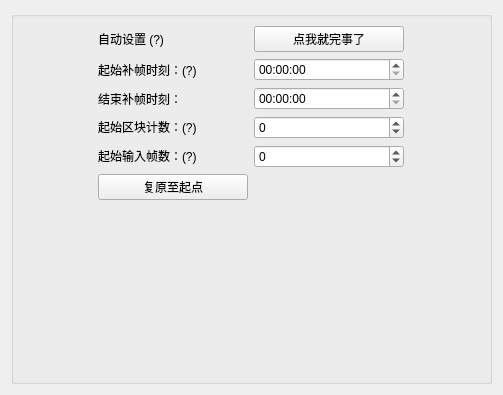
                     <widget class="QWidget" name="ResumeSettings">
                      <property name="geometry">
                       <rect>
                        <x>0</x>
                        <y>0</y>
                        <width>503</width>
                        <height>395</height>
                       </rect>
                      </property>
                      <attribute name="label">
                       <string>工作状态恢复</string>
                      </attribute>
                      <layout class="QGridLayout" name="gridLayout_13">
                       <item row="0" column="0">
                        <widget class="QGroupBox" name="groupBox_2">
                         <property name="title">
                          <string/>
                         </property>
                         <layout class="QGridLayout" name="gridLayout_15">
                          <item row="2" column="0">
                           <spacer name="verticalSpacer_7">
                            <property name="orientation">
                             <enum>Qt::Vertical</enum>
                            </property>
                            <property name="sizeHint" stdset="0">
                             <size>
                              <width>20</width>
                              <height>40</height>
                             </size>
                            </property>
                           </spacer>
                          </item>
                          <item row="0" column="0">
                           <layout class="QGridLayout" name="gridLayout_2">
                            <item row="3" column="2">
                             <widget class="QTimeEdit" name="EndPoint">
                              <property name="sizePolicy">
                               <sizepolicy hsizetype="Preferred" vsizetype="Fixed">
                                <horstretch>0</horstretch>
                                <verstretch>0</verstretch>
                               </sizepolicy>
                              </property>
                              <property name="minimumSize">
                               <size>
                                <width>100</width>
                                <height>0</height>
                               </size>
                              </property>
                              <property name="maximumSize">
                               <size>
                                <width>150</width>
                                <height>16777215</height>
                               </size>
                              </property>
                              <property name="currentSection">
                               <enum>QDateTimeEdit::HourSection</enum>
                              </property>
                              <property name="displayFormat">
                               <string>HH:mm:ss</string>
                              </property>
                             </widget>
                            </item>
                            <item row="5" column="0">
                             <widget class="QLabel" name="label_22">
                              <property name="sizePolicy">
                               <sizepolicy hsizetype="Preferred" vsizetype="Maximum">
                                <horstretch>0</horstretch>
                                <verstretch>0</verstretch>
                               </sizepolicy>
                              </property>
                              <property name="minimumSize">
                               <size>
                                <width>100</width>
                                <height>0</height>
                               </size>
                              </property>
                              <property name="maximumSize">
                               <size>
                                <width>150</width>
                                <height>16777215</height>
                               </size>
                              </property>
                              <property name="toolTip">
                               <string>&lt;html&gt;&lt;head/&gt;&lt;body&gt;&lt;p&gt;&lt;span style=&quot; font-weight:600;&quot;&gt;进度恢复输入规则：&lt;/span&gt;&lt;/p&gt;&lt;p&gt;输出文件夹的最后一个chunk，第一个数字+1&lt;/p&gt;&lt;p&gt;e.g. 最后一个chunk是chunk-003-333-335.mp4，此栏输入004&lt;/p&gt;&lt;p&gt;&lt;span style=&quot; font-weight:600;&quot;&gt;-1 为自动识别进度（请确保任务id相同）&lt;/span&gt;&lt;/p&gt;&lt;/body&gt;&lt;/html&gt;</string>
                              </property>
                              <property name="text">
                               <string>起始区块计数：(?)</string>
                              </property>
                              <property name="alignment">
                               <set>Qt::AlignLeading|Qt::AlignLeft|Qt::AlignVCenter</set>
                              </property>
                             </widget>
                            </item>
                            <item row="6" column="0">
                             <widget class="QLabel" name="label_21">
                              <property name="sizePolicy">
                               <sizepolicy hsizetype="Preferred" vsizetype="Maximum">
                                <horstretch>0</horstretch>
                                <verstretch>0</verstretch>
                               </sizepolicy>
                              </property>
                              <property name="minimumSize">
                               <size>
                                <width>100</width>
                                <height>0</height>
                               </size>
                              </property>
                              <property name="maximumSize">
                               <size>
                                <width>150</width>
                                <height>16777215</height>
                               </size>
                              </property>
                              <property name="toolTip">
                               <string>&lt;html&gt;&lt;head/&gt;&lt;body&gt;&lt;p&gt;&lt;span style=&quot; font-weight:600;&quot;&gt;进度恢复输入规则：&lt;/span&gt;&lt;/p&gt;&lt;p&gt;输出文件夹的最后一个chunk，第三个数字+1&lt;/p&gt;&lt;p&gt;e.g. 最后一个chunk是chunk-003-333-335.mp4，此栏输入336&lt;/p&gt;&lt;p&gt;&lt;br/&gt;&lt;span style=&quot; font-weight:600;&quot;&gt;-1 为自动识别进度（请确保任务id相同）&lt;/span&gt;&lt;/p&gt;&lt;/body&gt;&lt;/html&gt;</string>
                              </property>
                              <property name="text">
                               <string>起始输入帧数：(?)</string>
                              </property>
                              <property name="alignment">
                               <set>Qt::AlignLeading|Qt::AlignLeft|Qt::AlignVCenter</set>
                              </property>
                             </widget>
                            </item>
                            <item row="3" column="0">
                             <widget class="QLabel" name="EndPointLabel">
                              <property name="minimumSize">
                               <size>
                                <width>100</width>
                                <height>0</height>
                               </size>
                              </property>
                              <property name="maximumSize">
                               <size>
                                <width>200</width>
                                <height>16777215</height>
                               </size>
                              </property>
                              <property name="text">
                               <string>结束补帧时刻：</string>
                              </property>
                              <property name="alignment">
                               <set>Qt::AlignLeading|Qt::AlignLeft|Qt::AlignVCenter</set>
                              </property>
                             </widget>
                            </item>
                            <item row="2" column="2">
                             <widget class="QTimeEdit" name="StartPoint">
                              <property name="minimumSize">
                               <size>
                                <width>100</width>
                                <height>0</height>
                               </size>
                              </property>
                              <property name="maximumSize">
                               <size>
                                <width>150</width>
                                <height>16777215</height>
                               </size>
                              </property>
                              <property name="currentSection">
                               <enum>QDateTimeEdit::HourSection</enum>
                              </property>
                              <property name="displayFormat">
                               <string>HH:mm:ss</string>
                              </property>
                             </widget>
                            </item>
                            <item row="1" column="2">
                             <widget class="QPushButton" name="AutoSet">
                              <property name="sizePolicy">
                               <sizepolicy hsizetype="Preferred" vsizetype="Fixed">
                                <horstretch>0</horstretch>
                                <verstretch>0</verstretch>
                               </sizepolicy>
                              </property>
                              <property name="text">
                               <string>点我就完事了</string>
                              </property>
                             </widget>
                            </item>
                            <item row="1" column="0">
                             <widget class="QLabel" name="AutoSetReminder">
                              <property name="minimumSize">
                               <size>
                                <width>100</width>
                                <height>0</height>
                               </size>
                              </property>
                              <property name="maximumSize">
                               <size>
                                <width>150</width>
                                <height>16777215</height>
                               </size>
                              </property>
                              <property name="toolTip">
                               <string>&lt;html&gt;&lt;head/&gt;&lt;body&gt;&lt;p&gt;根据已经生成的视频块信息进行推算，可能存在重复补帧的情况，但不影响最终结果。&lt;/p&gt;&lt;p&gt;对于队列输入（输入数&amp;gt;1），请确保每个任务条目正确设置工作恢复参数（都点一下自动设置的按钮），否则软件将自动识别工作进度并进行补帧&lt;/p&gt;&lt;p&gt;&lt;span style=&quot; font-weight:600;&quot;&gt;图片序列输入需要手动输入恢复进度参数&lt;/span&gt;&lt;/p&gt;&lt;/body&gt;&lt;/html&gt;</string>
                              </property>
                              <property name="text">
                               <string>自动设置 (?)</string>
                              </property>
                              <property name="alignment">
                               <set>Qt::AlignLeading|Qt::AlignLeft|Qt::AlignVCenter</set>
                              </property>
                             </widget>
                            </item>
                            <item row="2" column="0">
                             <widget class="QLabel" name="StartPointLabel">
                              <property name="minimumSize">
                               <size>
                                <width>100</width>
                                <height>0</height>
                               </size>
                              </property>
                              <property name="maximumSize">
                               <size>
                                <width>200</width>
                                <height>16777215</height>
                               </size>
                              </property>
                              <property name="toolTip">
                               <string>时：分：秒</string>
                              </property>
                              <property name="text">
                               <string>起始补帧时刻：(?)</string>
                              </property>
                              <property name="alignment">
                               <set>Qt::AlignLeading|Qt::AlignLeft|Qt::AlignVCenter</set>
                              </property>
                             </widget>
                            </item>
                            <item row="6" column="2">
                             <widget class="MySpinBox" name="StartFrame">
                              <property name="minimum">
                               <number>-1</number>
                              </property>
                              <property name="maximum">
                               <number>999999999</number>
                              </property>
                             </widget>
                            </item>
                            <item row="5" column="2">
                             <widget class="MySpinBox" name="StartChunk">
                              <property name="minimum">
                               <number>-1</number>
                              </property>
                              <property name="maximum">
                               <number>999999999</number>
                              </property>
                             </widget>
                            </item>
                            <item row="7" column="0">
                             <widget class="QPushButton" name="RefreshStartInfo">
                              <property name="text">
                               <string>复原至起点</string>
                              </property>
                             </widget>
                            </item>
                           </layout>
                          </item>
                         </layout>
                        </widget>
                       </item>
                      </layout>
                     </widget>
